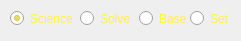
  <widget class="QGroupBox" name="groupBox">
   <property name="geometry">
    <rect>
     <x>40</x>
     <y>270</y>
     <width>241</width>
     <height>41</height>
    </rect>
   </property>
   <property name="styleSheet">
    <string notr="true">border:mone;</string>
   </property>
   <property name="title">
    <string/>
   </property>
   <widget class="QRadioButton" name="Science">
    <property name="geometry">
     <rect>
      <x>10</x>
      <y>10</y>
      <width>71</width>
      <height>17</height>
     </rect>
    </property>
    <property name="styleSheet">
     <string notr="true">color: rgb(255, 243, 61);</string>
    </property>
    <property name="text">
     <string>Science</string>
    </property>
    <property name="checked">
     <bool>true</bool>
    </property>
   </widget>
   <widget class="QRadioButton" name="Solve">
    <property name="geometry">
     <rect>
      <x>80</x>
      <y>10</y>
      <width>61</width>
      <height>17</height>
     </rect>
    </property>
    <property name="styleSheet">
     <string notr="true">color: rgb(255, 243, 61);</string>
    </property>
    <property name="text">
     <string>Solve</string>
    </property>
    <property name="checked">
     <bool>false</bool>
    </property>
   </widget>
   <widget class="QRadioButton" name="Settle">
    <property name="geometry">
     <rect>
      <x>190</x>
      <y>10</y>
      <width>41</width>
      <height>17</height>
     </rect>
    </property>
    <property name="styleSheet">
     <string notr="true">color: rgb(255, 243, 61);</string>
    </property>
    <property name="text">
     <string>Set</string>
    </property>
   </widget>
   <widget class="QRadioButton" name="Base">
    <property name="geometry">
     <rect>
      <x>139</x>
      <y>10</y>
      <width>51</width>
      <height>17</height>
     </rect>
    </property>
    <property name="styleSheet">
     <string notr="true">color: rgb(255, 243, 61);</string>
    </property>
    <property name="text">
     <string>Base</string>
    </property>
   </widget>
  </widget>
